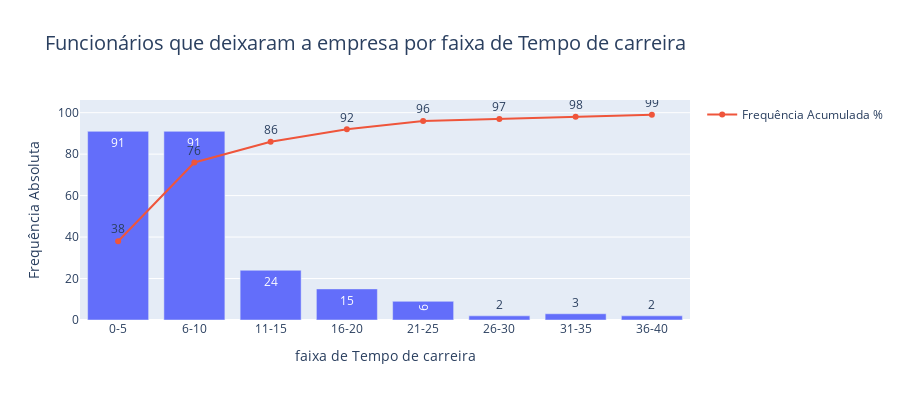

Here is the notebook cell this chart was saved with:
### Markdown cell above
### Funcionário_deixou_a_empresa X Tempo de carreira

### Code cell
# Análise bidimensional entre as variáveis "Funcionário_deixou_a_empresa" e "Tempo_de_carreira_5"

# Calcular a frequência absoluta ordenada do maior pro menor valor da coluna "Sim"
freq_abs = (
    df.groupby("Funcionário_deixou_a_empresa")["Tempo_de_carreira_5"]
    .value_counts()
    .unstack(fill_value=0)
)

display(freq_abs.T)

# Calcular a frequência relativa
freq_rel = round(freq_abs.div(freq_abs.sum(axis=1), axis=0) * 100)

display(freq_rel.T)

# Calcular a frequência acumulada em percentual
freq_acum_pct = freq_rel.cumsum(axis=1)

display(freq_acum_pct.T)

# Criando grafico de barras dos intervalos de Tempo_de_carreira_5 com os valores de frequencia absoluta da coluna "Sim"
fig = px.bar(
    freq_abs.T,
    x=["0-5", "6-10", "11-15", "16-20", "21-25", "26-30", "31-35", "36-40"],
    y="Sim",
    title="Funcionários que deixaram a empresa por faixa de Tempo de carreira",
    labels={"Sim": "Frequência Absoluta", "x": "faixa de Tempo de carreira"},
    height=400,
    text="Sim",
)

# alterado o tamanho da fonte do título
fig.update_layout(title_font_size=20)

# Adicionar o gráfico de linha da frequencia acumulada ao gráfico de barras existentes
fig.add_trace(
    go.Scatter(
        x=["0-5", "6-10", "11-15", "16-20", "21-25", "26-30", "31-35", "36-40"],
        y=freq_acum_pct.T["Sim"],
        text=freq_acum_pct.T["Sim"],
        mode="lines+markers+text",
        name="Frequência Acumulada %",
        textposition="top center",
    )
)

# exibir o grafico
fig.show()

### Figure 1 — Plotly figure (JSON) as saved in the notebook; plotly's stock layout.template omitted (floating-point values rounded to 4 significant figures)
{"data": [{"alignmentgroup": "True", "hovertemplate": "faixa de Tempo de carreira=%{x}<br>Frequência Absoluta=%{text}<extra></extra>", "legendgroup": "", "marker": {"color": "#636efa", "pattern": {"shape": ""}}, "name": "", "offsetgroup": "", "orientation": "v", "showlegend": false, "text": [91, 91, 24, 15, 9, 2, 3, 2], "textposition": "auto", "type": "bar", "x": ["0-5", "6-10", "11-15", "16-20", "21-25", "26-30", "31-35", "36-40"], "xaxis": "x", "y": [91, 91, 24, 15, 9, 2, 3, 2], "yaxis": "y"}, {"mode": "lines+markers+text", "name": "Frequência Acumulada %", "text": [38, 76, 86, 92, 96, 97, 98, 99], "textposition": "top center", "type": "scatter", "x": ["0-5", "6-10", "11-15", "16-20", "21-25", "26-30", "31-35", "36-40"], "y": [38, 76, 86, 92, 96, 97, 98, 99]}], "layout": {"barmode": "relative", "height": 400, "legend": {"tracegroupgap": 0}, "title": {"font": {"size": 20}, "text": "Funcionários que deixaram a empresa por faixa de Tempo de carreira"}, "xaxis": {"anchor": "y", "domain": [0, 1], "title": {"text": "faixa de Tempo de carreira"}}, "yaxis": {"anchor": "x", "domain": [0, 1], "title": {"text": "Frequência Absoluta"}}}}
